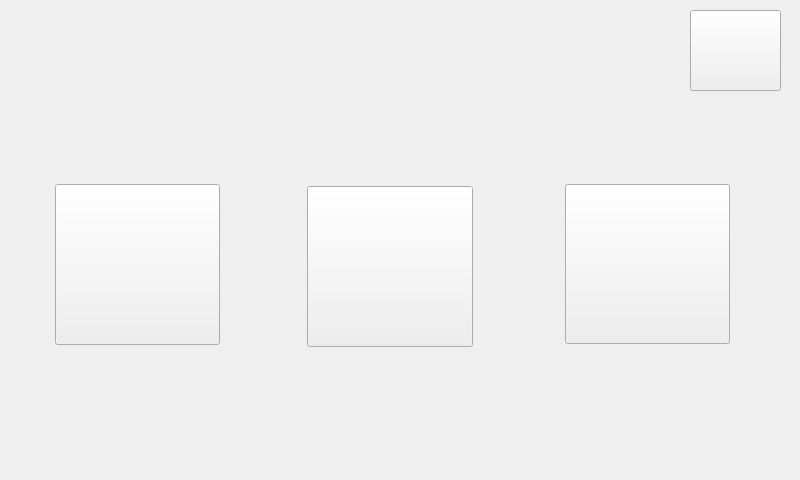
<?xml version="1.0" encoding="UTF-8"?>
<ui version="4.0">
 <class>manager</class>
 <widget class="QWidget" name="manager">
  <property name="geometry">
   <rect>
    <x>0</x>
    <y>0</y>
    <width>800</width>
    <height>480</height>
   </rect>
  </property>
  <property name="windowTitle">
   <string>Form</string>
  </property>
  <widget class="QPushButton" name="finger">
   <property name="geometry">
    <rect>
     <x>55</x>
     <y>184</y>
     <width>165</width>
     <height>161</height>
    </rect>
   </property>
   <property name="text">
    <string/>
   </property>
  </widget>
  <widget class="QPushButton" name="pass">
   <property name="geometry">
    <rect>
     <x>307</x>
     <y>186</y>
     <width>166</width>
     <height>161</height>
    </rect>
   </property>
   <property name="text">
    <string/>
   </property>
  </widget>
  <widget class="QPushButton" name="rfid">
   <property name="geometry">
    <rect>
     <x>565</x>
     <y>184</y>
     <width>165</width>
     <height>160</height>
    </rect>
   </property>
   <property name="text">
    <string/>
   </property>
  </widget>
  <widget class="QLabel" name="label">
   <property name="geometry">
    <rect>
     <x>0</x>
     <y>0</y>
     <width>800</width>
     <height>480</height>
    </rect>
   </property>
   <property name="text">
    <string/>
   </property>
  </widget>
  <widget class="QPushButton" name="exit1">
   <property name="geometry">
    <rect>
     <x>690</x>
     <y>10</y>
     <width>91</width>
     <height>81</height>
    </rect>
   </property>
   <property name="text">
    <string/>
   </property>
  </widget>
  <zorder>label</zorder>
  <zorder>finger</zorder>
  <zorder>pass</zorder>
  <zorder>rfid</zorder>
  <zorder>exit1</zorder>
 </widget>
 <resources/>
 <connections/>
</ui>
